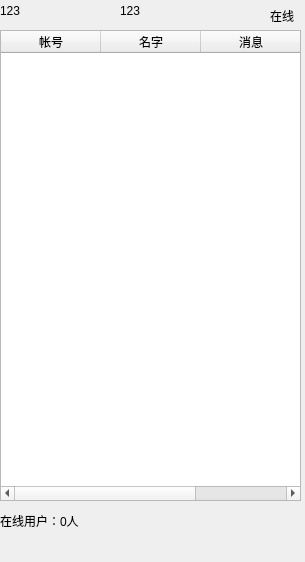
<?xml version="1.0" encoding="UTF-8"?>
<ui version="4.0">
 <class>UserListWindow</class>
 <widget class="QMainWindow" name="UserListWindow">
  <property name="geometry">
   <rect>
    <x>0</x>
    <y>0</y>
    <width>305</width>
    <height>562</height>
   </rect>
  </property>
  <property name="windowTitle">
   <string>MainWindow</string>
  </property>
  <widget class="QWidget" name="centralwidget">
   <widget class="QTableWidget" name="userlist">
    <property name="geometry">
     <rect>
      <x>0</x>
      <y>30</y>
      <width>301</width>
      <height>471</height>
     </rect>
    </property>
    <property name="toolTip">
     <string>在线用户信息列表</string>
    </property>
    <property name="frameShape">
     <enum>QFrame::StyledPanel</enum>
    </property>
    <property name="editTriggers">
     <set>QAbstractItemView::NoEditTriggers</set>
    </property>
    <property name="selectionMode">
     <enum>QAbstractItemView::SingleSelection</enum>
    </property>
    <property name="selectionBehavior">
     <enum>QAbstractItemView::SelectRows</enum>
    </property>
    <property name="showGrid">
     <bool>false</bool>
    </property>
    <column>
     <property name="text">
      <string>帐号</string>
     </property>
     <property name="icon">
      <iconset>
       <normalon>:/image/User.png</normalon>
      </iconset>
     </property>
    </column>
    <column>
     <property name="text">
      <string>名字</string>
     </property>
    </column>
    <column>
     <property name="text">
      <string>消息</string>
     </property>
    </column>
   </widget>
   <widget class="QWidget" name="layoutWidget">
    <property name="geometry">
     <rect>
      <x>0</x>
      <y>510</y>
      <width>301</width>
      <height>22</height>
     </rect>
    </property>
    <layout class="QHBoxLayout" name="horizontalLayout_3">
     <item>
      <widget class="QLabel" name="onlineuser">
       <property name="sizePolicy">
        <sizepolicy hsizetype="Fixed" vsizetype="Preferred">
         <horstretch>0</horstretch>
         <verstretch>0</verstretch>
        </sizepolicy>
       </property>
       <property name="text">
        <string>在线用户：0人</string>
       </property>
      </widget>
     </item>
     <item>
      <spacer name="horizontalSpacer_2">
       <property name="orientation">
        <enum>Qt::Horizontal</enum>
       </property>
       <property name="sizeHint" stdset="0">
        <size>
         <width>30</width>
         <height>20</height>
        </size>
       </property>
      </spacer>
     </item>
    </layout>
   </widget>
   <widget class="QLabel" name="account">
    <property name="geometry">
     <rect>
      <x>0</x>
      <y>0</y>
      <width>91</width>
      <height>21</height>
     </rect>
    </property>
    <property name="text">
     <string>123</string>
    </property>
   </widget>
   <widget class="QLabel" name="label_2">
    <property name="geometry">
     <rect>
      <x>270</x>
      <y>0</y>
      <width>31</width>
      <height>31</height>
     </rect>
    </property>
    <property name="text">
     <string>在线</string>
    </property>
   </widget>
   <widget class="QLabel" name="uname">
    <property name="geometry">
     <rect>
      <x>120</x>
      <y>0</y>
      <width>121</width>
      <height>21</height>
     </rect>
    </property>
    <property name="text">
     <string>123</string>
    </property>
   </widget>
  </widget>
  <widget class="QMenuBar" name="menubar">
   <property name="geometry">
    <rect>
     <x>0</x>
     <y>0</y>
     <width>305</width>
     <height>25</height>
    </rect>
   </property>
  </widget>
 </widget>
 <resources/>
 <connections/>
</ui>
